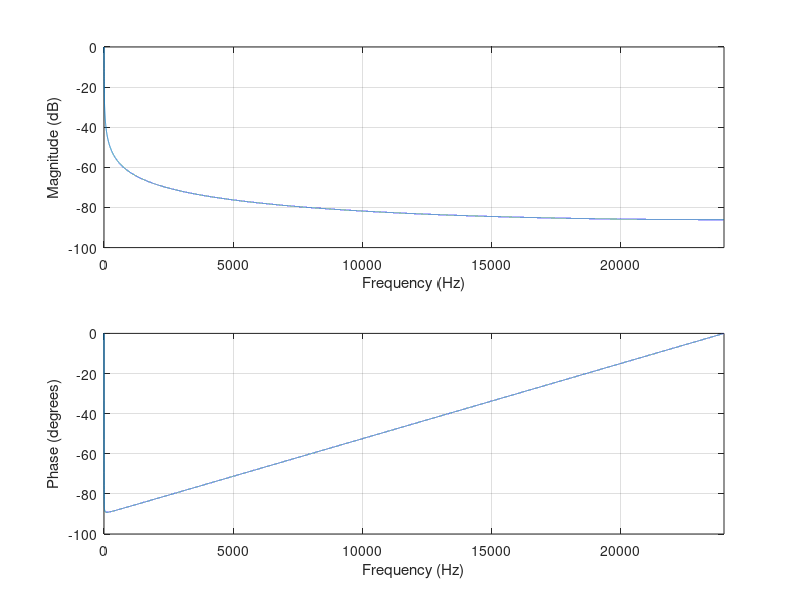
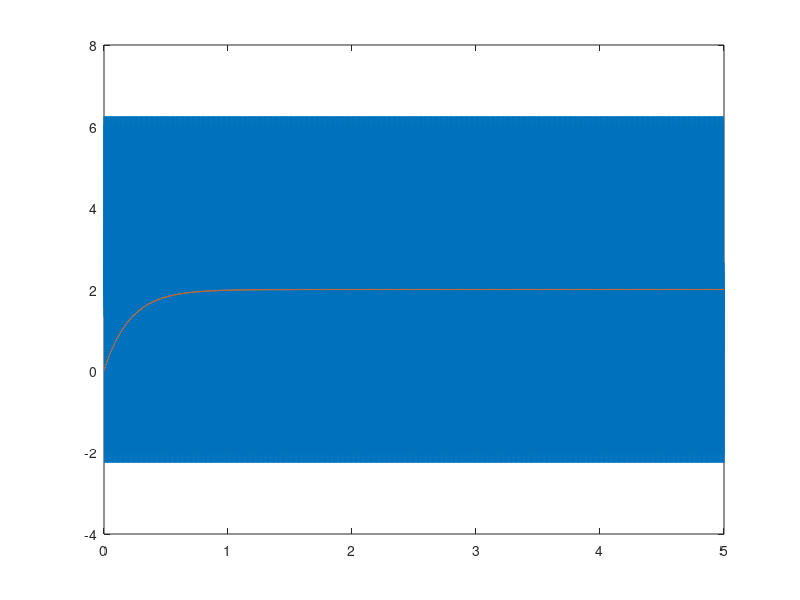

Recreate these plots in MATLAB, in order.
fs=48000;
Ts=1/fs;
fc=0.1;
L = 5*fs;
t = (0:L-1)*Ts;
alpha=(2*pi*Ts*fc)/(2*pi*Ts*fc+1)
alpha=13/2^17

h_num=alpha;
h_den=[1 (alpha-1)];
figure(1)
freqz(h_num,h_den,fs,fs);


xn = ones(1,L);
f1 = 100;           % Signal frequency components
f2 = 300;           %
f3 = 900;           %
f4 = 1100;          %
f5 = 1700;          %
f6 = 1900;          %
xn = 2 + sin(2*pi*f1*t) + sin(2*pi*f2*t) + sin(2*pi*f3*t) + sin(2*pi*f4*t) + sin(2*pi*f5*t) + sin(2*pi*f6*t);   %Signal

xn_filt = filter(h_num,h_den,xn);
figure(2)
plot(t,xn)
hold on
plot(t,xn_filt)
hold off
